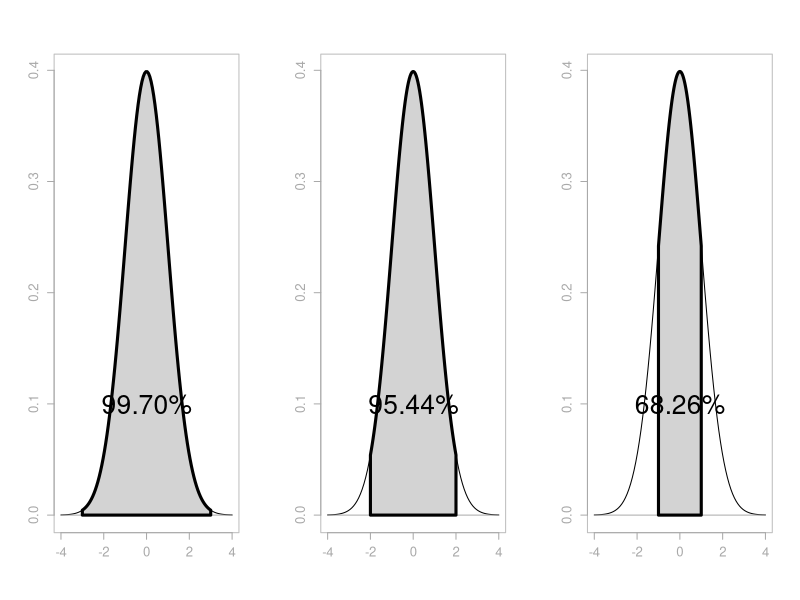

Recreate this plot in R.
ciplot <- function()
{
	normplot <- function(limits=4, sigma = 1)
	{
		x <- seq(from=-limits, to=limits, length.out=100)
		y <- dnorm(x)
		plot(x, y, type = 'l', lwd=1,
		     ylab='',  xlab='', axes=FALSE,)
	    box(col="gray")
    	axis(1, col="darkgray", col.axis="darkgray", cex.axis=1.2)
	    axis(2, col="darkgray", col.axis="darkgray", cex.axis=1.2)
	    lines(c(-limits, limits), c(0,0), col='darkgray')
	    
	    area.x <- seq(from=-sigma, to=sigma, length.out=100)	
		area.y <- dnorm(area.x)
	    polygon(c(-sigma, area.x, sigma), c(0, area.y, 0), col='lightgray', lwd=3)    
	}
	

	par(mfrow=c(1,3))	

	normplot(sigma=3)
	title('', cex=0.5)
#	lines(c(-3, -3), c(-0.1, 0.25), col='red', lwd=2)
#	lines(c( 3,  3), c(-0.1, 0.25), col='red', lwd=2)
 	text(0, 0.1, pos=NULL, '99.70%', cex = 2.4)
	
	normplot(sigma=2)
	title('', cex=0.5)
#	lines(c(-2, -2), c(-0.1, 0.25), col='red', lwd=2)
#	lines(c( 2,  2), c(-0.1, 0.25), col='red', lwd=2)
	text(0, 0.1, pos=NULL, '95.44%', cex = 2.4)
	
	normplot(sigma=1)
	title('', cex=0.5)
#	lines(c(-1, -1), c(-0.1, 0.30), col='red', lwd=2)
#	lines(c(+1, +1), c(-0.1, 0.30), col='red', lwd=2)
	text(0, 0.1, pos=NULL, '68.26%', cex = 2.4)
	
}

jpeg(filename = "intervalos-confianza.jpg",
     width = 1300, height = 400, units = "px", pointsize = 12,
     quality = 100,
     bg = "white")
     
ciplot()

dev.off()
